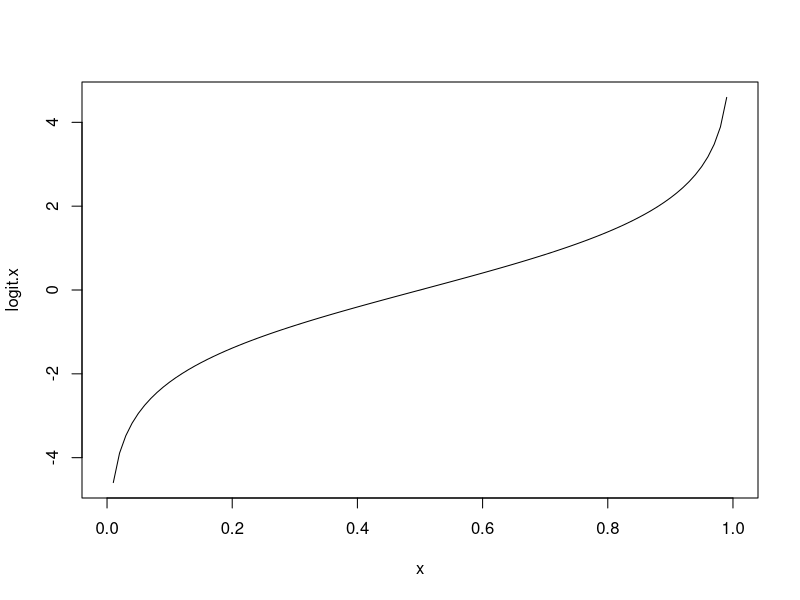
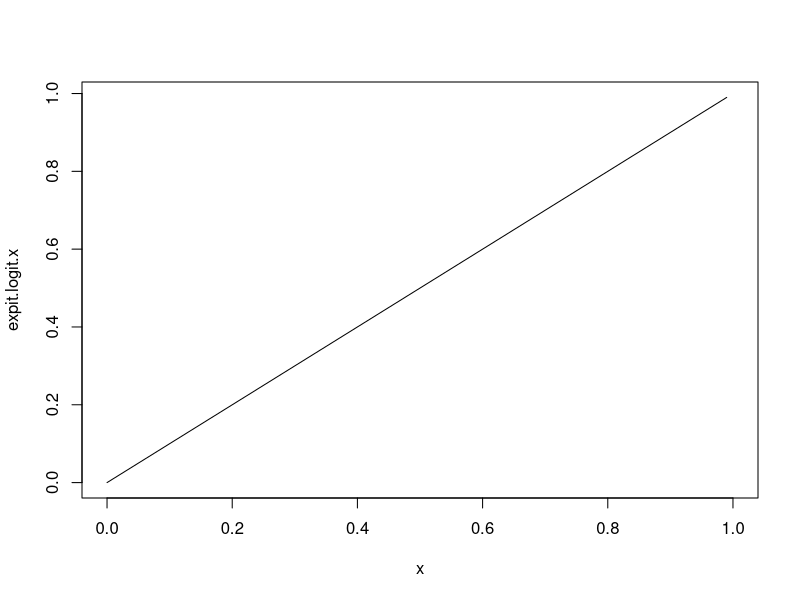
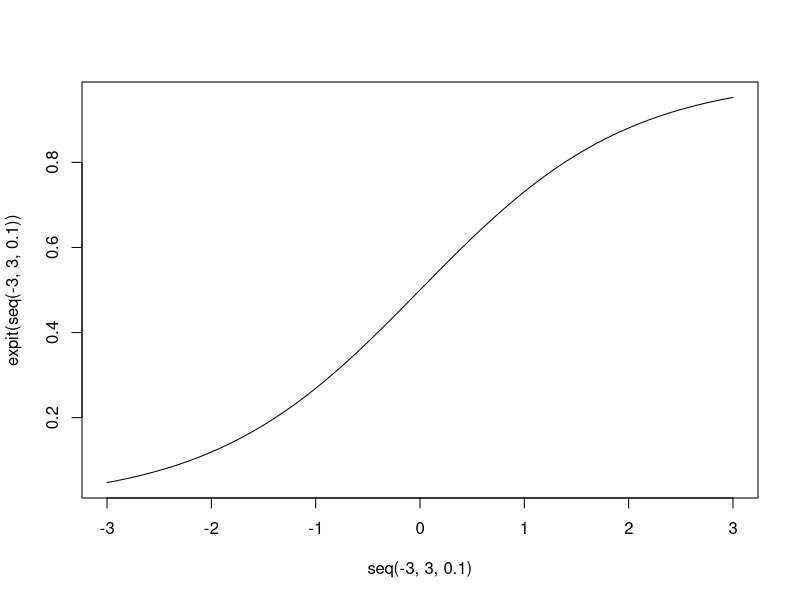
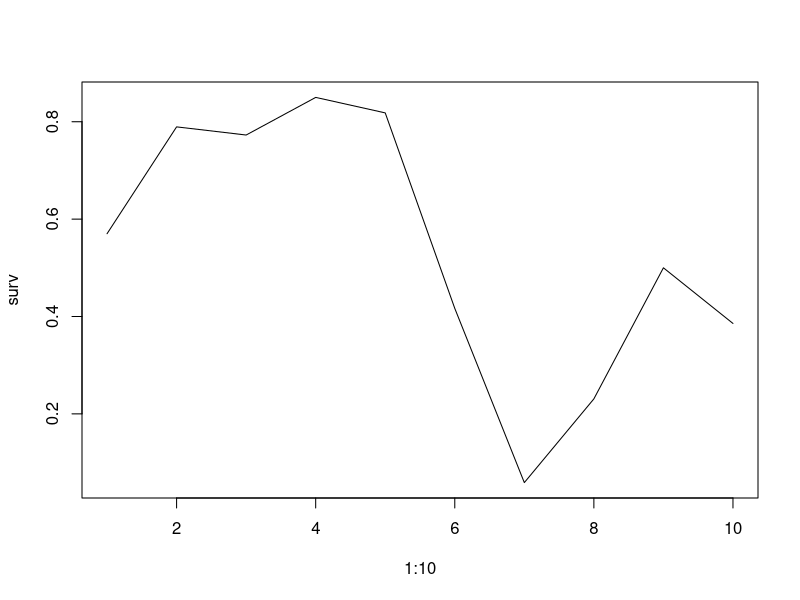

The R source for these figures, in order: (Note: this script raises an error after producing the figures.)
## ---- chunk 1
knitr::opts_chunk$set(echo = TRUE, cache = TRUE)
## ---- chunk 2


##################################################
####                                          ####  
####  R Bootcamp #2, Module 1                 ####
####                                          #### 
####   University of Nevada, Reno             ####
####                                          #### 
##################################################

##################################################
####  PROGRAMMING: FUNCTIONS AND MORE         ####
####  Facilitator: Perry Williams             ####
##################################################

## NOTE: this module borrows heavily from an R short-course developed by a team at Colorado State University. 


## ---- chunk 3

#######
# Start with blank workspace

rm(list=ls())


## ---- chunk 4

####
####  Functions
####

my.function = function(){       # this function has no arguments
  message <- "Hello, world!"
  print(message)
}

## ---- chunk 5

my.function()

## ---- chunk 6

## We can write our own functions. Useful if we have to repeat operations over and over.
my.mean <- function(x){
    m <- sum(x)/length(x)
    return(m)
}

foo <- c(2, 4, 6, 8)
my.mean(foo)


## ---- chunk 7

## A function to square the arguments.
square <- function(x){
    x^2
}

## Square a single value (scaler).
square(2)

## Square a vector.
square(1:10)


## ---- chunk 8

## Often, we need to write functions that are not included in the base R package e.g., the logit function.
## Calculate the log-odds (logit).
logit <- function(x){
    log(x/(1-x))
}

## Calculate logit of 0.9.
logit(.9)

## Sequence between 0 and 1.
x <- seq(from = 0, to = 1, by = 0.01)

## Caclulate the logit of a vector.
logit.x <- logit(x)
logit.x

## Plot x on x-axis, and logit(x) on y axis.
par(mfrow = c(1, 1))
plot(x, logit.x, type = 'l')    # View the output graphically.

## ---- chunk 9

## The expit (or inverse logit) funtion.
expit <- function(x){
    exp(x)/(1+exp(x))
}

## Calculate the inverse-logit of logit(0.9) = 2.197225.
expit(2.197225)

expit.logit.x <- expit(logit.x)    # Return to original x values.

## Plot x on x-axis, and expit(logit(x)) = x on y axis.
plot(x, expit.logit.x, type = 'l')

## Plot "logistic" curve
plot(x=seq(-3,3,0.1),y=expit(seq(-3,3,0.1)),type="l")


## ---- chunk 10

## Kaplan Meier known-fate maximum likelihood estimator.
## n is the number of animals fitted with ratio transmitters being monitored.
## d is the number of n that died.
survival.mle <- function(n, d){
    (n-d)/n
}

## One year of data.
survival.mle(n = 10, d = 5)

## Many years of data.
d <- sample(0:50, 10, replace = TRUE)
n <- c(100, 100-d)
(surv <- survival.mle(n = n[1:10], d = d))

## Plot year-specific survival rate.
plot(1:10, surv, type = 'l')

## ---- chunk 11

####
####  if...else statements
####

########
# Draw a sample from a Binomial distribution with p = 0.7 (here, p is detection probability).
n.samples <- 1
p <- 0.7
x <- rbinom(n = n.samples, size = 1, prob = p)

if (x > 0) {
    print("Detected")
} else {
    print("Not detected")
}


## ---- chunk 12

####
####  ifelse()
####

## Note if...else only works for testing one value. If we have a spreadsheet with lots of data, need something else.
n.samples <- 100
set.seed(2017)

## 100 samples from a binomial disribution with detection probability = p = 0.7.
y <- rbinom(n = n.samples, size = 1, prob = p)
y

## incorrect usage
if (y == 1) {
    print("Detected")
} else {
    print("Not detected")
}   # PRINTS A WARNING MESSAGE!

## Use ifelse instead.
detection.history <- ifelse(y == 1, print("Detected"), print("Not detected"))
detection.history

## Going the other direction.
ifelse(detection.history == "Detected", 1, 0)

xt  <-  cbind(rbinom(10, 1, .5), rbinom(10, 1, .6))
xt
ifelse(xt[, 1] > 0 & xt[, 2] > 0, print("Detected twice"),
       print("Not detected twice"))


## ---- chunk 13

####
####  for loops
####

n.iter <- 10
count <- 0
for(i in 1:n.iter){
  count <- count+1            # assign a new value of count equal to the old value of count + 1
  print(count)
}


## ---- chunk 14

  # closer look at iteration vector:
1:n.iter

## ---- chunk 15

## Using the placeholder variable "i" within the for loop:

count <- 0
for(i in 1:n.iter){
    count <- count+i            # assign a new value of count equal to the old value of count + i
    print(count)
}

## A for-loop for dependent sequence (here, the Fibonacci sequence)
n.iter <- 10
x <- rep(0, n.iter)            # set up vector of all zeros
x[1] <- 1                     # assign x_1  <-  1
x[2] <- 1                     # assign x_2 = 0
x

for(i in 3:n.iter){
    x[i] <- x[i-1]+x[i-2]       # x_i = x_(i-1) + x_(i-2)
}
x


## ---- chunk 16

###
### apply (A more efficient, vectorized way to iterate)
###

W <- matrix(rpois(4, 10), nrow = 2, ncol = 2)  # Create a 2X2 matrix using a Poisson distribution with lambda = 10.
W

## Calculate the row means.
apply(W, 1, mean)

## Calculate the column means.
apply(W, 2, mean)

## Identify the column that has the largest value.
apply(W, 1, which.max)

## Apply your own functions to each row in a matrix.
MyFunc <- function(x){
    2+sum(x/5)-3/2*mean(x)^2
}
apply(W, 1, MyFunc)


## ---- chunk 17

####################
####  Exercises ####
####################


###
### Perform hypothesis test using if...then...else
###

n.samples <- 100
x <- rnorm(n = n.samples, mean = 1, sd = 1) # Generate fake data from a normal distribution (using random number generator).
mu <- mean(x)                               # Compute the sample mean.
s <- sd(x)                                  # Compute the sample standard deviation.
t <- mu/(s/sqrt(n.samples))                 # Calculate t-statistic (here, standardized difference of the sample mean from zero)
t.crit <- qt(p = 0.975, df = 99)            # Calculate critical value for test (above which we can reject the null hypothesis with acceptable type-I error)
if (t > t.crit) {
    print("reject")                        # Reject if condition holds.
} else {
    print("fail to reject")                # Fail to reject otherwise.
}

## ---- chunk 18

###
### Clean up messy matrix using ifelse
###

## Simulate data.
observations <- matrix(sample(c("Detected", "NotDetected", 1, 0), 20*3, replace = TRUE), 20, 3)    # simulate detection/non-detection data over three sampling occasions

habitat <- rnorm(20, 0, 2)    # simulate environmental covariate
Data <- cbind(observations, habitat)       # bind into single matrix.
Data

## ---- chunk 19

## Clean-up data using "ifelse()" function
NewObs <- ifelse( (Data[, 1:3] == "Detected") | (Data[, 1:3] == "1"), 1, 0) #  The "|" means "or." Similarly "&" means "and"
NewHabitat <- as.numeric(Data[, 4])  # as.numeric gets rid of quotes around habitat data.
NewHabitat <- round(NewHabitat, 2)   # round rounds to number of decimals specified.
NewData <- cbind(NewObs, NewHabitat) # bind the columns to form a matrix.
colnames(NewData) <- c("obs1", "obs2", "obs3", "Habitat")  # provide column names
NewData

## ---- chunk 20

###
### FOR loop examples
###

#############
## EXAMPLE 1: Plot a 3D surface using data already stored in R.

Z <- 2 * volcano        # Exaggerate the relief (multiply the elevation by 2)   

X <- 10 * (1:nrow(Z))   # set horizontal coordinates -- 10 meter spacing (S to N)     

Y <- 10 * (1:ncol(Z))   # set vertical coordinates -- 10 meter spacing (E to W)

# Z   # make sure the elevation matrix looks right

par(mfrow = c(2,1), bg = "white")
persp(X,  Y, Z, theta = 135, phi = 30, col = "green3",    # "persp()" produces a 3D "perspective plot"
      scale = FALSE, ltheta = -120, shade = 0.75,
      border = NA, box = FALSE)

## ---- chunk 21

## change the value of theta from 135 to 90 to change the viewing angle
persp(X, Y, Z, theta = 90, phi = 30, col = "green3",
      scale = FALSE,  ltheta = -120, shade = 0.75,
      border = NA, box = FALSE)

## ---- chunk 22

##################
## EXAMPLE 2: Use a FOR loop to create a simulation to test the central limit theorem (CLT).

n.iter <- 1000                                # large number of hypothetical "repeat samples."
sample.size <- 30                             # Sample size of 30 from each repeat sample.
mu <- 5                                       # True population mean of 5.
sd <- 2                                       # True standard deviation of 2.
means <- numeric(n.iter)                      # Initialize empty vector to store the sample means.
for(i in 1:n.iter){                           # For each of the repeat samples...
    sample <- rnorm(sample.size, mean = mu, sd = sd)     # draw a random sample from the true population
    means[i] <- mean(sample)                # and store the sample mean.
}
hist(means)                                # Histogram of all the means.
abline(v = mean(means), col = 2, lwd = 4)          # The mean of the means is close to the true mean of 5.
plot(density(means), main = "")
abline(v = mean(means), col = 2, lwd = 4)
mean(means)                                # Close to true mean of 5
sd(means)*sqrt(30)                         # Close to true sd of 2

## ---- chunk 23


##############
##  Logistic population growth example (uses function and for loop)


## Logistic growth function: calculate population size using logistic growth model.
  # K = carrying capacity.
  # r = intrinsic growth rate
  # P0 = initial population size

logistic.growth <- function(r, P0, K){            
    dpdt <- r*P0*(1-P0/K)                   # implement logistic growth equation
    P0+dpdt                                   
}                                           
logistic.growth(r = .5, P0 = 10, K = 100)   # try out the new function!

## ---- chunk 24

## Logistic growth function within a for-loop

years <- 20                                   # How many years we want to calc population size.
pop.size <- numeric(years)                    # Empty vector to store population size.
pop.size[1] <- 5                              # Starting population size (P0).
for(i in 1:(years-1)){                     # Function within a FOR loop!
    pop.size[i+1] <- logistic.growth(r = 0.5, P0 = pop.size[i], K = 100)
}
plot(1:years, pop.size, type = 'l',
     xlab = "Years", ylab = "Population Size")

## ---- chunk 25

## A more complex function that ouputs a plot.
plot.logistic.growth <- function(r, P, K, years){
    pop.size[1] <- P
    for(i in 1:(years-1)){
        pop.size[i+1] <- P+r*P*(1-P/K)
        P <- pop.size[i+1]
    }
    plot(1:years, pop.size, type = 'l', xlab = "Years",
         ylab = "Population Size",
         main = paste("r = ", r, "K = ", K))
}

plot.logistic.growth(r = 0.5, P = 10, K = 100, years = 20)
par(mfrow = c(2, 2), mar = c(4, 4, 1, 1))                  # Multi-figure (mf) plot with 2 rows and 2 columns.
plot.logistic.growth(r = 0.1, P = 10, K = 100, years = 20)   # Change the values of r and quickly print plots.
plot.logistic.growth(r = 0.2, P = 10, K = 100, years = 20)
plot.logistic.growth(r = 0.3, P = 10, K = 100, years = 20)
plot.logistic.growth(r = 0.5, P = 10, K = 100, years = 20)
par(mfrow = c(1, 1))                               # Return to a 1X1 plot.

